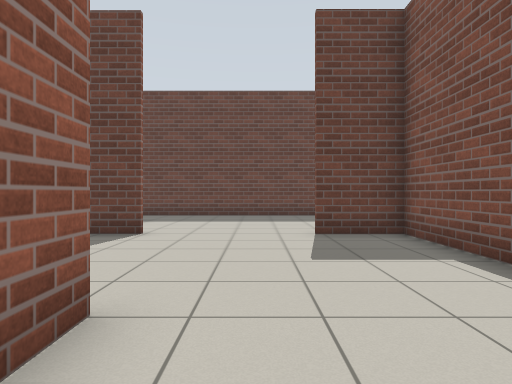
View 1 (above)

18 first-person views from a walk through a world built for the Gazebo simulator. The camera is 0.94 m above the floor, looks level and sees 75° across. The floor is counted in squares, 1 m on a side. Each view is taken from the middle of a square. On the plan, view 1 faces up. The plan holds only what a view shows up to about 12 squares ahead; the rest is blank.

View 2
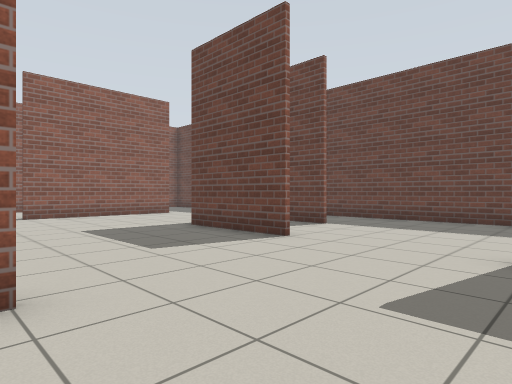

View 3
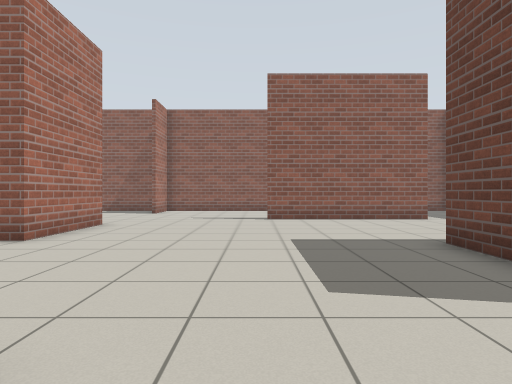

View 4
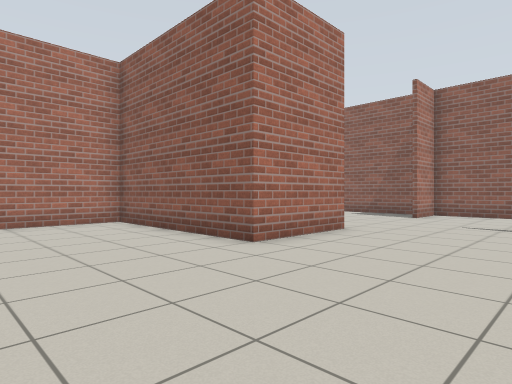

View 5
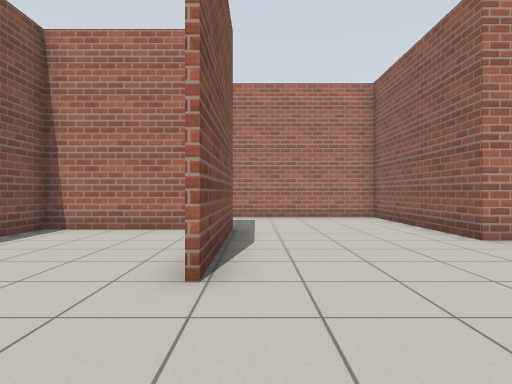

View 6
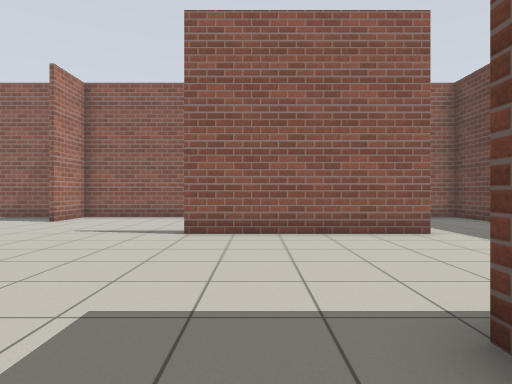

View 7
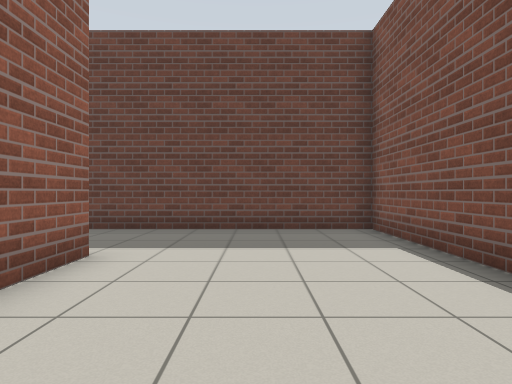

View 8
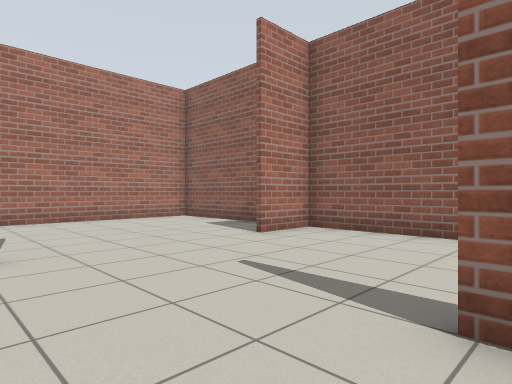

View 9
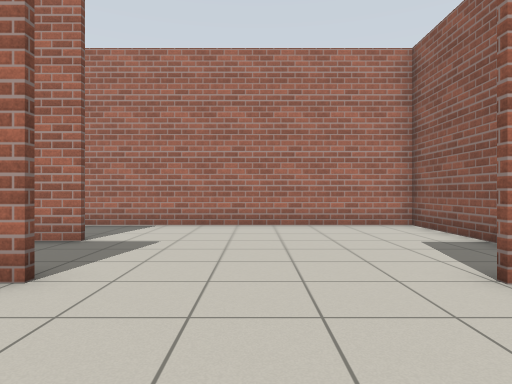

View 10
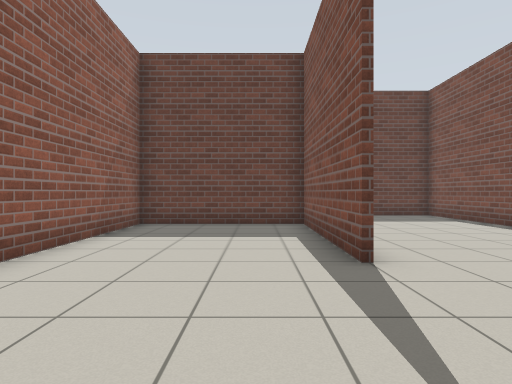

View 11
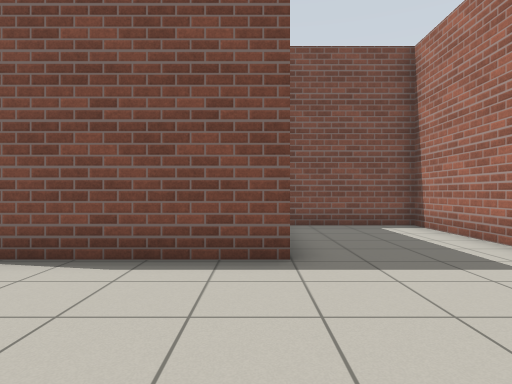

View 12
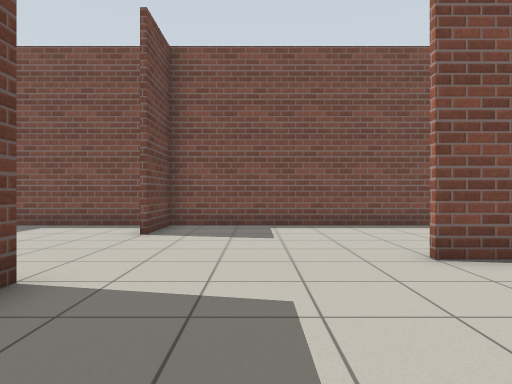

View 13
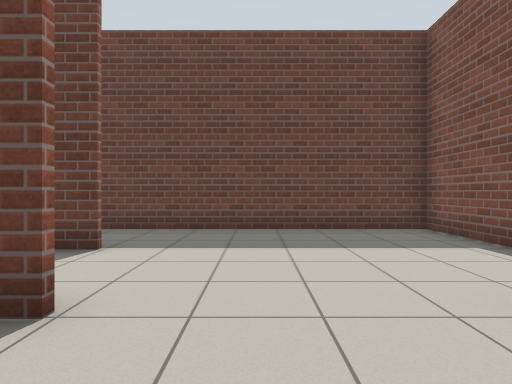

View 14
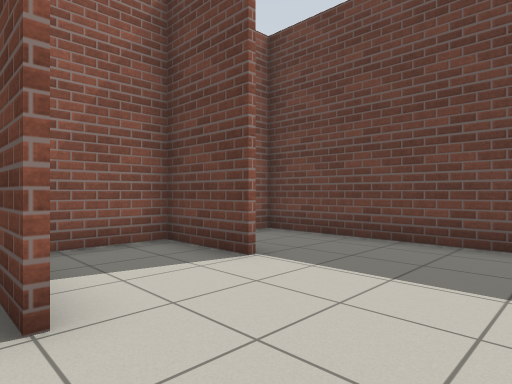

View 15
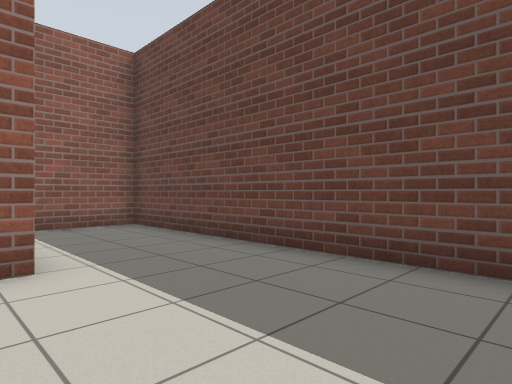

View 16
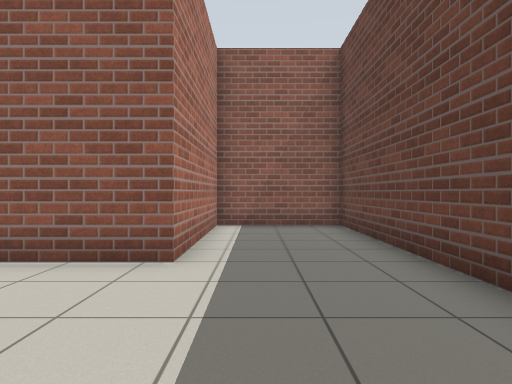

View 17
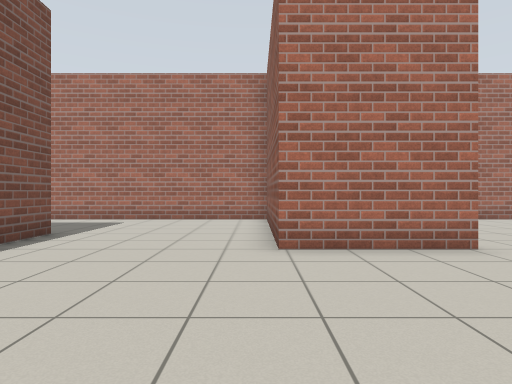

View 18
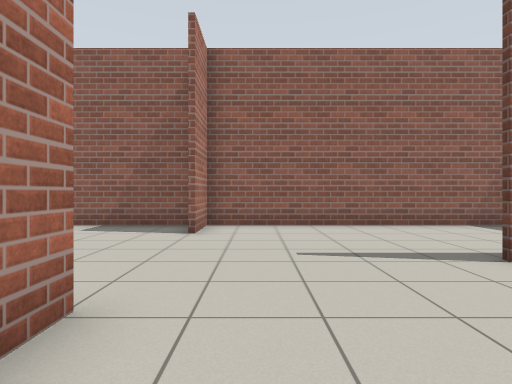

### Floor plan
Points are (right, up) in squares from view 1. A wall is a line through its corners. A room is listed if a view was taken in it or the views show most of it. See-through windows are left out.
Room 1 (views 1, 2, 3, 4, 5, 6, 7, 8, 9, 10, 11, 12, 13, 14, 15, 16, 17, 18)
walls: (-9.6, -0.4) (-6.4, -0.4) (-6.4, -6.4) (3.3, -6.4) (3.3, -2.9); (-11.6, 4.4) (-11.6, 9.7) (-16.4, 9.7) (-16.4, -0.4) (-14.5, -0.4); (-1.3, 2.6) (-1.3, 1.6); (-6.1, 8.7) (-6.1, 13.4); (-2.5, 7.5) (-6.1, 7.5); (-8.8, -3.4) (-7.8, -3.4); (-1.4, -2.5) (-1.4, 2.6); (-3.5, 10.4) (-5.9, 10.4) (-5.9, 8.4); (-0.3, -2.3) (3.3, -2.3) (3.3, 7.5) (1.3, 7.5); (-16.4, -0.9) (-16.4, -6.4) (-7.1, -6.4); (-5.9, 13.5) (-5.9, 12.9); (3.3, 8.1) (3.3, 13.4) (-16.4, 13.4) (-16.4, 9.9) (-11.5, 9.9) (-11.5, 4.4)

Where each view was taken, in squares from view 1:
view 1: 0 up, 0 right, facing up
view 2: 2 up, 2 right, facing up-left
view 3: 4 up, 0 right, facing left
view 4: 4 up, 2 left, facing down-left
view 5: 6 up, 2 left, facing down
view 6: 6 up, 4 left, facing left
view 7: 5 up, 9 left, facing up
view 8: 5 up, 9 left, facing down-left
view 9: 3 up, 12 left, facing down
view 10: 0 up, 13 left, facing up
view 11: 2 down, 6 left, facing right
view 12: 5 up, 6 left, facing right
view 13: 5 up, 1 left, facing up
view 14: 7 up, 0 right, facing up-left
view 15: 9 up, 7 left, facing up-left
view 16: 11 up, 7 left, facing left
view 17: 5 up, 6 left, facing down
view 18: 1 up, 7 left, facing left
